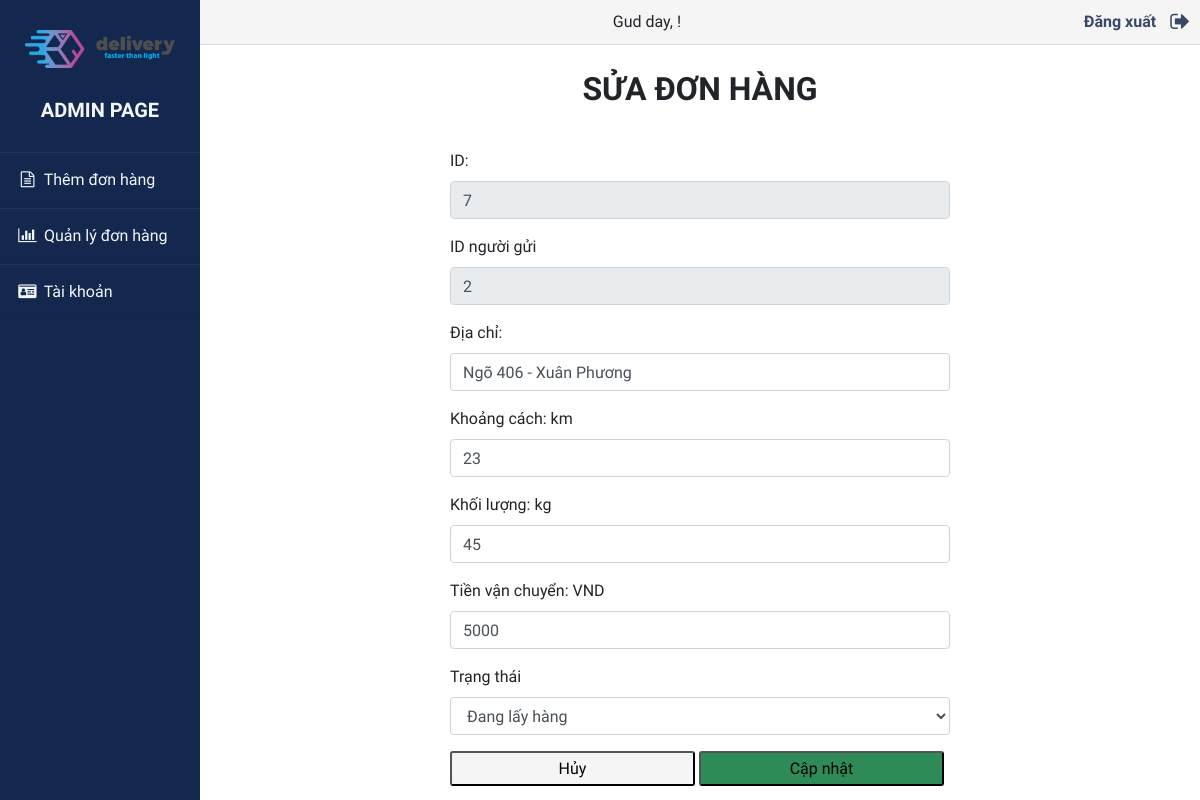
Page /admin/edit.php?id=7 on the committed database.
### tables this page shows
CREATE TABLE `order` (
  `id` int(11) NOT NULL,
  `idSender` int(11) NOT NULL,
  `receiverAddress` varchar(255) NOT NULL,
  `distance` double NOT NULL,
  `weight` double NOT NULL,
  `fee` double NOT NULL,
  `status` varchar(255) NOT NULL
);

### model/order.php (called while the page is built, shortened)
<?php
include_once 'dao.php';
class Order {
    private $db;
    function __construct()
    {
        $this->db = new DAO();
    }
    function getOrderByID($id){
        $sql = "SELECT * FROM `order` WHERE id = $id;";
        $result = $this->db->fetchAll($sql);
        return $result;
    }
}
?>

### model/dao.php (called while the page is built, shortened)
<?php
class DAO {
    private $conn;
    function __construct()
    {
        $this->conn = new mysqli('localhost', 'root', '', 'delivery');
    }
    function query($sql){
        return $this->conn->query($sql);
    }
    function fetchAll($sql){
        $ar = array();
        $result = $this->query($sql);
        while($row = $result->fetch_array()){
            $ar[] = $row;
        }
        return $ar;
    }
}
?>

### admin/edit.php (the view, shortened to what this page needs)
<!doctype html>
<html lang="en">
<head>
    <link rel="stylesheet" href="https://stackpath.bootstrapcdn.com/bootstrap/4.3.1/css/bootstrap.min.css"
>
    <link rel="stylesheet" href="./style/edit-order.css">
    <link rel="stylesheet" href="https://maxcdn.bootstrapcdn.com/font-awesome/4.7.0/css/font-awesome.min.css">
</head>
<body>
    <div class="wrapper">
        <div class="sidebar">
            <img src="../images/logo.png" width="150px">
            <h5>Admin Page</h5>
            <ul>
                <li>
                    <a href="add.php"><i class="fa fa-file-text-o fa-fw" aria-hidden="true"></i>
                        Thêm đơn hàng
                    </a>
                </li>
                <li>
                    <a href="admin.php"><i class="fa fa-bar-chart-o fa-fw" aria-hidden="true"></i>
                        Quản lý đơn hàng
                    </a>
                </li>
                <li>
                    <a href="account.php"><i class="fa fa-id-card fa-fw" aria-hidden="true"></i>
                        Tài khoản
                    </a>
                </li>
            </ul>
        </div>
        <div class="main-content">
            <div class="header-bar">
                <div class="user-account">
                    Gud day, <?php echo $_SESSION['name']; ?>!
                </div>
                <div class="btn-exit">
                    <a href="./php/handler-logout.php"><strong>Đăng xuất</strong>
                        <i class="fa fa-sign-out fa-lg" aria-hidden="true" style="margin-left: 10px;"></i>
                    </a>
                </div>
            </div>
            <div class="title">
                <p>
                    Sửa đơn hàng
                </p>
            </div>
            <div class="content">
                <?php
                require_once $_SERVER['DOCUMENT_ROOT'].'/delivery/model/order.php';
                if(isset($_GET['id'])){
                    $id = $_GET['id'];
                    $order = new Order();
                    $orderArray = $order->getOrderByID($id);
                    foreach($orderArray as $row){ ?>
                <form action="./php/handler-edit.php" method="POST">
                    <div class="form-group">
                        <label for="id">ID:</label>
                        <input type="text" class="form-control" name="id" id="id" value="<?php echo $row['id'] ?>"
                            readonly>
                    </div>
                    <div class="form-group">
                        <label for="idSender">ID người gửi</label>
                        <input type="text" class="form-control" name="idSender" id="idSender"
                            value="<?php echo $row['idSender'] ?>" disabled>
                    </div>
                    <div class="form-group">
                        <label for="address">Địa chỉ:</label>
                        <input type="text" class="form-control" name="address" id="address"
                            value="<?php echo $row['receiverAddress'] ?>">
                    </div>
                    <div class="form-group">
                        <label for="distance">Khoảng cách: km</label>
                        <input type="text" class="form-control" name="distance" id="distance"
                            value="<?php echo $row['distance'] ?>">
                    </div>
                    <div class="form-group">
                        <label for="weight">Khối lượng: kg</label>
                        <input type="text" class="form-control" name="weight" id="weight"
                            value="<?php echo $row['weight'] ?>">
                    </div>
                    <div class="form-group">
                        <label for="fee">Tiền vận chuyển: VND</label>
                        <input type="text" class="form-control" name="fee" id="fee" value="<?php echo $row['fee'] ?>">
                    </div>
                    <div class="form-group">
                        <label for="status">Trạng thái</label>
                        <select class="form-control" name="status" id="status">
                            <option>Đang lấy hàng</option>
                        </select>
                    </div>
                    <tr>
                        <button type="button" class="btn-cancle" onclick='window.location="./admin.php"'>Hủy</button>
                        <button id="update" name="update" type="submit" class="btn-update">Cập nhật</button>
                    </tr>
                </form>
                <?php
                    }
                }
                else echo 'Khong co gi';
                ?>
            </div>
        </div>
    </div>
</body>
</html>

### admin/style/edit-order.css (style rules this page uses)
body { font-family: 'Varela Round', sans-serif !important; }
.wrapper { display: flex; position: relative; }
.wrapper .sidebar { position: fixed; width: 200px; height: 100%; background-color: #14274e; padding: 30px 0px; }
.wrapper .sidebar img { margin-bottom: 30px; margin-left: 25px; margin-right: 25px; }
.wrapper .sidebar h5 { color: #f1f6f9; text-transform: uppercase; text-align: center; margin-bottom: 30px; font-weight: bolder; }
.wrapper .sidebar ul { list-style-type: none; padding: 0; }
.wrapper .sidebar ul li { padding: 15px; border-bottom: 1px solid #bdb8d7; border-bottom: 1px solid rgba(0, 0, 0, 0.05); border-top: 1px solid rgba(255, 255, 255, 0.05); }
.wrapper .sidebar ul li a { color: #f1f6f9; display: block; }
.wrapper .sidebar ul li a .fa { width: 25px; }
.wrapper .main-content { width: 100%; margin-left: 200px; }
.wrapper .main-content .header-bar { width: 100%; padding: 10px; background-color: whitesmoke; padding: auto 20px auto 20px; display: flex; border-bottom: 1px solid #dfdde9; }
.wrapper .main-content .header-bar .user-account { margin-left: auto; margin-right: auto; }
.wrapper .main-content .header-bar .btn-exit a { margin-left: auto; margin-right: 0; color: #394867; }
.wrapper .main-content .title { width: 100%; padding: 20px 0; }
.wrapper .main-content .title p { text-align: center; font-size: 32px; font-weight: 800; text-transform: uppercase; }
.wrapper .main-content .content { margin: 0px auto; width: 50%; display: block; }
.wrapper .main-content .content .btn-cancle { border-radius: 3px; height: 35px; background-color: whitesmoke; width: 49%; }
.wrapper .main-content .content .btn-update { border-radius: 3px; height: 35px; background-color: seagreen; width: 49%; }

### rows in the picture
order: id "7", idSender "2", address "Ngõ 406 - Xuân Phương", distance "23", weight "45", fee "5000"
